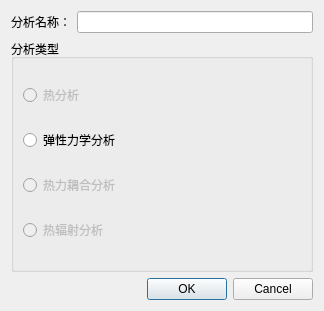
<?xml version="1.0" encoding="UTF-8"?>
<ui version="4.0">
 <class>AnalysisType</class>
 <widget class="QDialog" name="AnalysisType">
  <property name="geometry">
   <rect>
    <x>0</x>
    <y>0</y>
    <width>324</width>
    <height>311</height>
   </rect>
  </property>
  <property name="windowTitle">
   <string>新建分析</string>
  </property>
  <layout class="QVBoxLayout" name="verticalLayout_2">
   <item>
    <layout class="QHBoxLayout" name="horizontalLayout">
     <item>
      <widget class="QLabel" name="label">
       <property name="text">
        <string>分析名称：</string>
       </property>
      </widget>
     </item>
     <item>
      <widget class="QLineEdit" name="lineEdit_prj_name"/>
     </item>
    </layout>
   </item>
   <item>
    <widget class="QGroupBox" name="groupBox">
     <property name="title">
      <string>分析类型</string>
     </property>
     <layout class="QVBoxLayout" name="verticalLayout">
      <item>
       <widget class="QRadioButton" name="radio_heat">
        <property name="enabled">
         <bool>false</bool>
        </property>
        <property name="text">
         <string>热分析</string>
        </property>
       </widget>
      </item>
      <item>
       <widget class="QRadioButton" name="radio_elas">
        <property name="text">
         <string>弹性力学分析</string>
        </property>
       </widget>
      </item>
      <item>
       <widget class="QRadioButton" name="radio_heat_elas">
        <property name="enabled">
         <bool>false</bool>
        </property>
        <property name="text">
         <string>热力耦合分析</string>
        </property>
       </widget>
      </item>
      <item>
       <widget class="QRadioButton" name="radio_radia">
        <property name="enabled">
         <bool>false</bool>
        </property>
        <property name="text">
         <string>热辐射分析</string>
        </property>
       </widget>
      </item>
     </layout>
    </widget>
   </item>
   <item>
    <layout class="QHBoxLayout" name="horizontalLayout_4">
     <item>
      <spacer name="horizontalSpacer">
       <property name="orientation">
        <enum>Qt::Horizontal</enum>
       </property>
       <property name="sizeHint" stdset="0">
        <size>
         <width>40</width>
         <height>20</height>
        </size>
       </property>
      </spacer>
     </item>
     <item>
      <widget class="QDialogButtonBox" name="buttonBox">
       <property name="orientation">
        <enum>Qt::Horizontal</enum>
       </property>
       <property name="standardButtons">
        <set>QDialogButtonBox::Cancel|QDialogButtonBox::Ok</set>
       </property>
      </widget>
     </item>
    </layout>
   </item>
  </layout>
 </widget>
 <resources/>
 <connections>
  <connection>
   <sender>buttonBox</sender>
   <signal>accepted()</signal>
   <receiver>AnalysisType</receiver>
   <slot>accept()</slot>
   <hints>
    <hint type="sourcelabel">
     <x>248</x>
     <y>254</y>
    </hint>
    <hint type="destinationlabel">
     <x>157</x>
     <y>274</y>
    </hint>
   </hints>
  </connection>
  <connection>
   <sender>buttonBox</sender>
   <signal>rejected()</signal>
   <receiver>AnalysisType</receiver>
   <slot>reject()</slot>
   <hints>
    <hint type="sourcelabel">
     <x>316</x>
     <y>260</y>
    </hint>
    <hint type="destinationlabel">
     <x>286</x>
     <y>274</y>
    </hint>
   </hints>
  </connection>
 </connections>
</ui>
